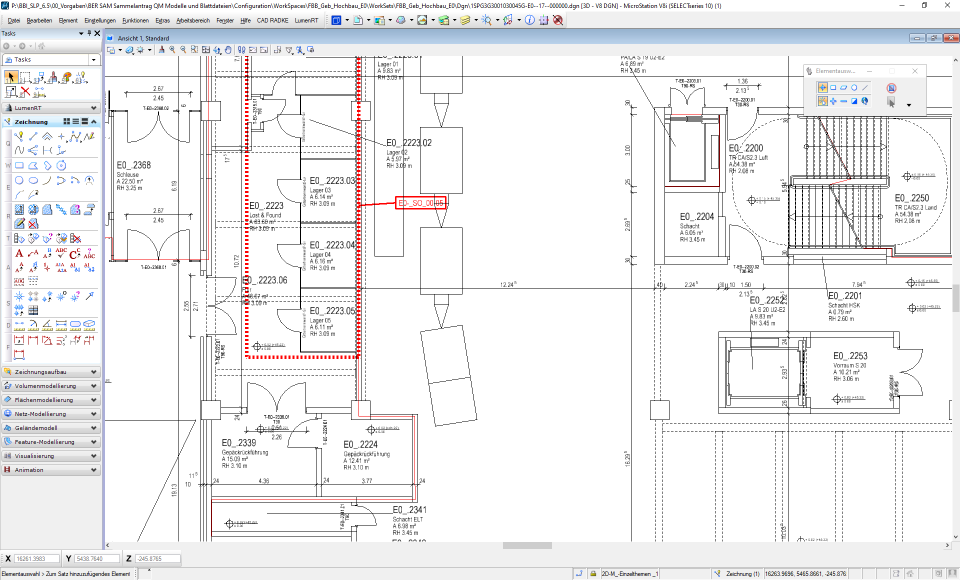
#> input picture before_images/Before1.PNG, 1920 x 1160 px (shown at 1/2 size)
$ python -i whitespace_detector.py   (imports and definitions only)
#> lines starting #> are read from the running program, lines starting #| are printed output that depends on the picture; after the words box and inside, x2 and y2 are one past the last pixel; in counts of white or black regions, pixels touching at a corner belong together
#> further down, picture is the input picture: shape (1160, 1920, 3); mean B, G, R 240.1, 239.1, 239.4
# whitespace_detector.py
import cv2
import numpy as np
import os
import random

class WhiteSpaceDetector:
    def __init__(self, debug_mode=True):
        # White space detection parameters
        self.WHITE_LOWER = np.array([200, 200, 200])  # Lower bound for white in BGR
        self.WHITE_UPPER = np.array([255, 255, 255])  # Upper bound for white in BGR

        # Size constraints
        self.MIN_SPACE_WIDTH = 50
        self.MIN_SPACE_HEIGHT = 30
        self.SAFETY_MARGIN = 10  # Safety margin around white spaces

        # Debug settings
        self.debug_mode = debug_mode
        self.debug_count = 0

        # Create debug directory
        os.makedirs("debug_images", exist_ok=True)

    def detect_white_spaces(self, image):
        """Detect white spaces in the image"""
        # Create mask for white pixels
        white_mask = cv2.inRange(image, self.WHITE_LOWER, self.WHITE_UPPER)
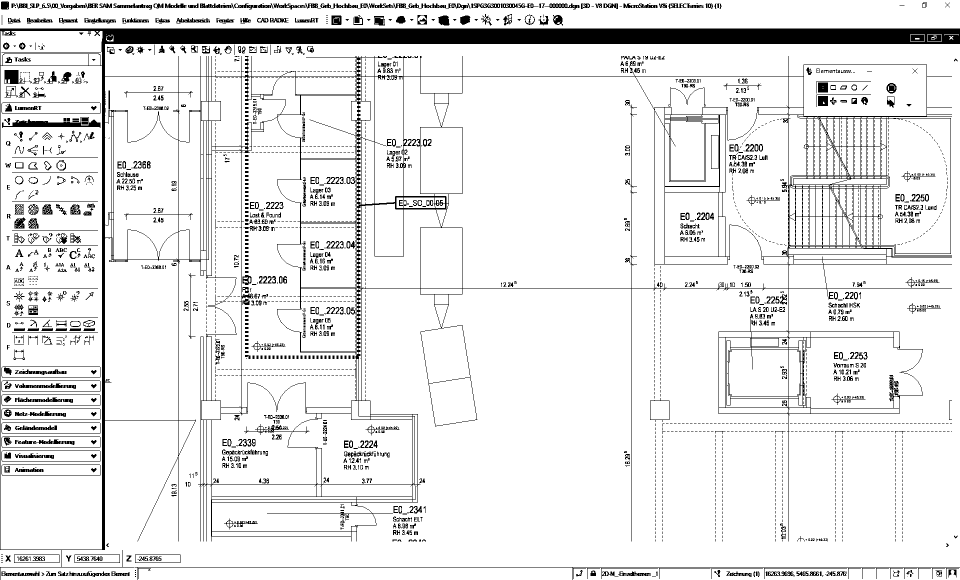
#> white_mask: shape (1160, 1920) (shown at 1/2 size); 91% white; 2899 black regions (1877 under 20 px), largest, box (x1, y1, x2, y2) and area: (0, 57, 1920, 1160) 113287, (4, 234, 201, 256) 1864, (270, 1134, 1920, 1160) 1700

        # Apply morphological operations to clean up the mask
        kernel = np.ones((5, 5), np.uint8)
        white_mask = cv2.morphologyEx(white_mask, cv2.MORPH_OPEN, kernel)
#> white_mask: shape (1160, 1920); 87% white; 295 black regions (90 under 20 px), largest, box (x1, y1, x2, y2) and area: (0, 57, 1920, 1160) 207624, (121, 7, 1407, 19) 9446, (24, 435, 196, 518) 3608
        white_mask = cv2.morphologyEx(white_mask, cv2.MORPH_CLOSE, kernel)
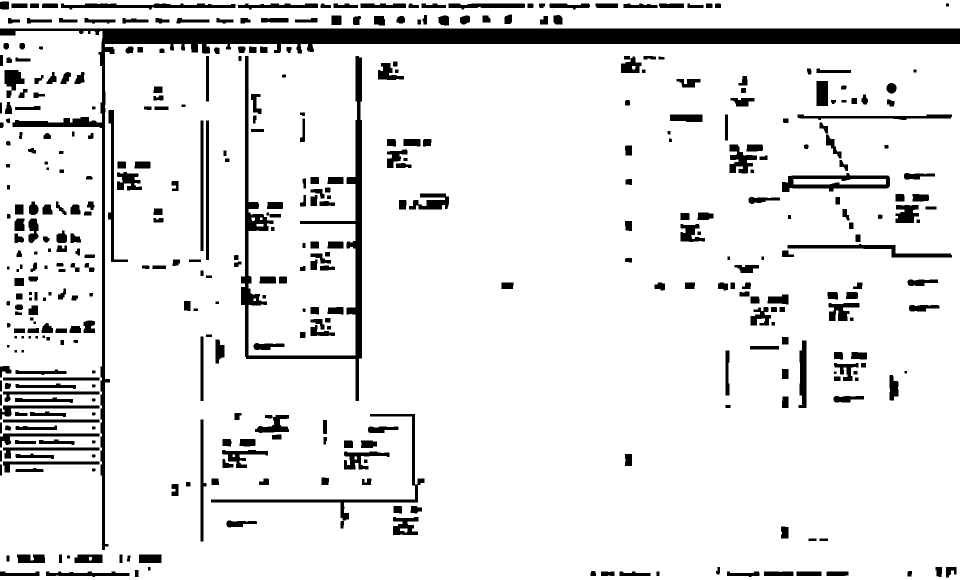
#> white_mask: shape (1160, 1920) (shown at 1/2 size); 90% white; 423 black regions

        if self.debug_mode:
            cv2.imwrite(f"debug_images/white_mask_{self.debug_count}.jpg", white_mask)

        # Find contours in the mask
        contours, _ = cv2.findContours(white_mask, cv2.RETR_EXTERNAL, cv2.CHAIN_APPROX_SIMPLE)
#> contours = 2 contours; box (x1, y1, x2, y2) and area: (0, 62, 1920, 1160) 2042864, (0, 0, 1920, 57) 107167

        # Filter contours to get only large enough white spaces
        white_spaces = []
        for contour in contours:
            # Get bounding rectangle
            x, y, w, h = cv2.boundingRect(contour)

            # Filter by size
            if w > self.MIN_SPACE_WIDTH and h > self.MIN_SPACE_HEIGHT:
                # Calculate the percentage of white pixels in the bounding box
                roi = white_mask[y:y+h, x:x+w]
                white_pixel_percentage = cv2.countNonZero(roi) / (w * h)

                # Only consider it a white space if it has enough white pixels
                if white_pixel_percentage > 0.8:  # 80% or more white pixels
                    white_spaces.append((x, y, w, h))
#> this loop made 2 passes
#> (x, y, w, h, white_pixel_percentage) on passes 1 to 2: (0, 62, 1920, 1098, 0.907), (0, 0, 1920, 57, 0.846)
#> pass 1, in detect_white_spaces, `roi = white_mask[y:y+h, x:x+w]`:
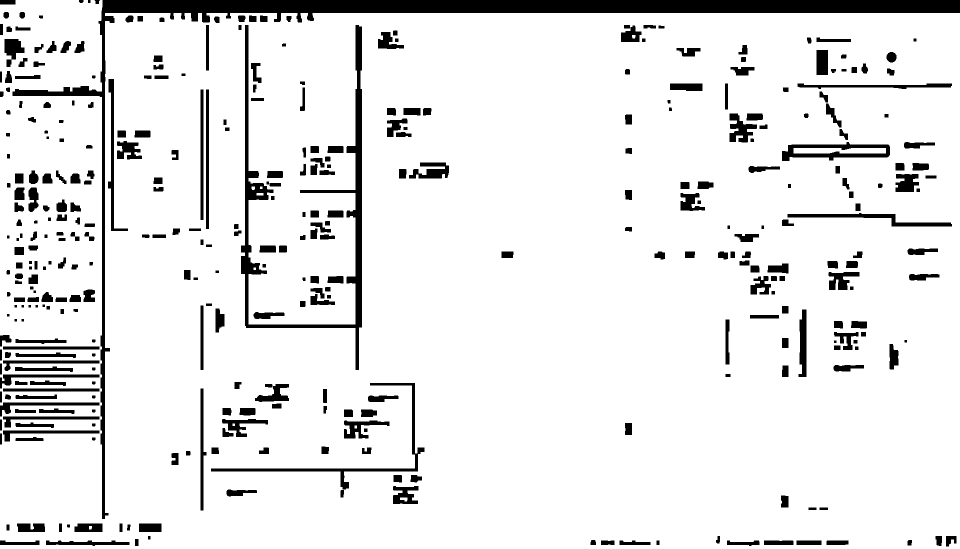
#> roi: shape (1098, 1920) (shown at 1/2 size); 90.7% white; 382 black regions, largest, box (x1, y1, x2, y2) and area: (25, 0, 1920, 1038) 55357, (482, 50, 724, 740) 17933, (422, 766, 849, 979) 4466
#> after the loop, white_spaces = [(0, 62, 1920, 1098), (0, 0, 1920, 57)]

        # If not enough white spaces found, try using Canny edge detection
        if len(white_spaces) < 3:
            # Create a grayscale version
            gray = cv2.cvtColor(image, cv2.COLOR_BGR2GRAY)

            # Apply Gaussian blur
            blurred = cv2.GaussianBlur(gray, (5, 5), 0)

            # Detect edges
            edges = cv2.Canny(blurred, 50, 150)
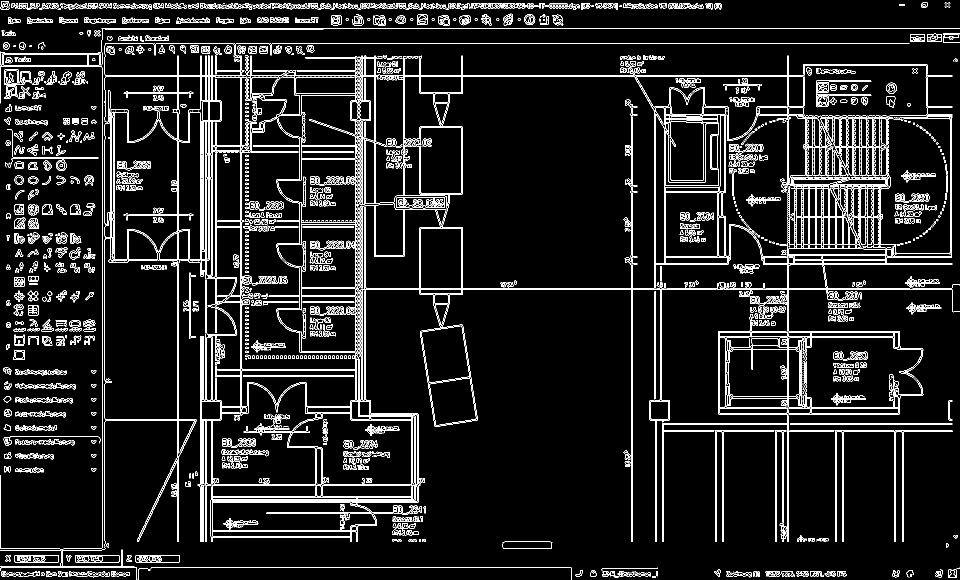
#> edges: shape (1160, 1920) (shown at 1/2 size); 7.9% white in thin lines or dots

            # Invert edges to get potential spaces
            inverted_edges = cv2.bitwise_not(edges)
#> inverted_edges: shape (1160, 1920); 92.1% white; black in thin lines or dots

            if self.debug_mode:
                cv2.imwrite(f"debug_images/edges_{self.debug_count}.jpg", edges)
                cv2.imwrite(f"debug_images/inverted_edges_{self.debug_count}.jpg", inverted_edges)

            # Apply distance transform to find centers of empty spaces
            dist_transform = cv2.distanceTransform(inverted_edges, cv2.DIST_L2, 5)
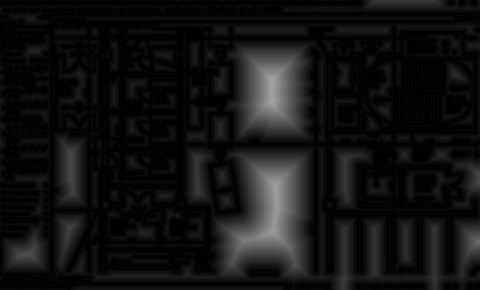
#> dist_transform: shape (1160, 1920) float32 (shown at 1/4 size); min 0, max 166, mean 18.2

            # Threshold the distance transform to get potential white spaces
            _, dist_thresh = cv2.threshold(dist_transform, 30, 255, cv2.THRESH_BINARY)
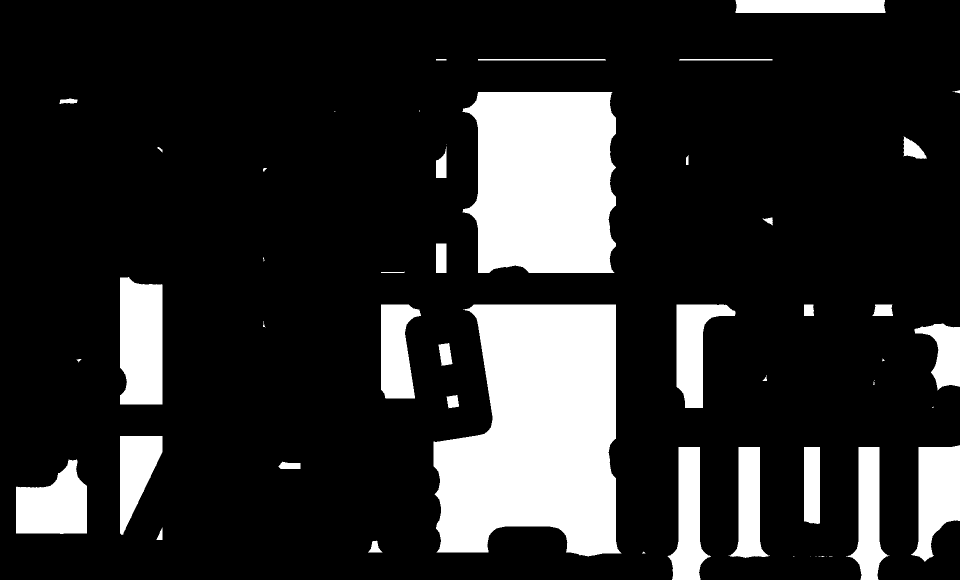
#> dist_thresh: shape (1160, 1920) float32 (shown at 1/2 size); 17.4% white; 53 white regions (16 under 20 px), largest, box (x1, y1, x2, y2) and area: (867, 609, 1243, 1113) 144044, (925, 184, 1232, 546) 97542, (240, 554, 325, 809) 20269
            dist_thresh = dist_thresh.astype(np.uint8)
#> dist_thresh: shape (1160, 1920); 17.4% white; 53 white regions (16 under 20 px)

            # Find contours in the thresholded distance transform
            dist_contours, _ = cv2.findContours(dist_thresh, cv2.RETR_EXTERNAL, cv2.CHAIN_APPROX_SIMPLE)
#> dist_contours = 53 contours, 17 with area under 20; largest, box (x1, y1, x2, y2) and area: (867, 609, 1243, 1113) 143132, (925, 184, 1232, 546) 96886, (240, 554, 325, 809) 19937, (32, 919, 174, 1068) 14976, (1822, 890, 1920, 1124) 14692

            # Filter by size
            for contour in dist_contours:
                x, y, w, h = cv2.boundingRect(contour)
                if w > self.MIN_SPACE_WIDTH and h > self.MIN_SPACE_HEIGHT:
                    # Check if this is a duplicate of an existing white space
                    is_duplicate = False
                    for ws in white_spaces:
                        ws_x, ws_y, ws_w, ws_h = ws
                        # Check for significant overlap
                        if (abs(x - ws_x) < ws_w//2 and abs(y - ws_y) < ws_h//2):
                            is_duplicate = True
                            break

                    if not is_duplicate:
                        white_spaces.append((x, y, w, h))
#> this loop made 53 passes
#> (x, y, w, h) on passes 2, 3, 6, 9, 10, 11, 12, 13: (1653, 1112, 1, 1), (1643, 1112, 6, 2), (1620, 1112, 1, 1), (736, 1081, 29, 24), (313, 1055, 12, 25), (557, 923, 44, 15), (32, 919, 142, 149), (1692, 894, 87, 266)
#> after the loop, white_spaces = [(0, 62, 1920, 1098), (0, 0, 1920, 57), (32, 919, 142, 149), (1692, 894, 87, 266), (1457, 894, 83, 222), (1335, 894, 87, 266), (1822, 890, 98, 234), (240, 872, 85, 198), (1829, 647, 91, 134), (1353, 609, 118, 207)]

        # If still not enough white spaces found, create some default ones
        if len(white_spaces) < 3:
            # Get screen dimensions
            height, width = image.shape[:2]

            # Create white spaces in various regions
            default_spaces = [
                (width - 400, 100, 300, 200),  # Top right
                (width - 400, height - 300, 300, 200),  # Bottom right
                (100, height - 300, 300, 200),  # Bottom left
                (width//2 - 150, 100, 300, 200),  # Top center
                (width//2 - 150, height - 300, 300, 200),  # Bottom center
            ]

            for space in default_spaces:
                if space not in white_spaces:
                    white_spaces.append(space)

        # Create debug visualization
        if self.debug_mode:
            debug_image = image.copy()
            for i, space in enumerate(white_spaces):
                x, y, w, h = space
                cv2.rectangle(debug_image, (x, y), (x+w, y+h), (255, 0, 0), 2)
                cv2.putText(debug_image, f"Space {i}", (x, y-5),
                           cv2.FONT_HERSHEY_SIMPLEX, 0.5, (255, 0, 0), 1)
#> this loop made 10 passes
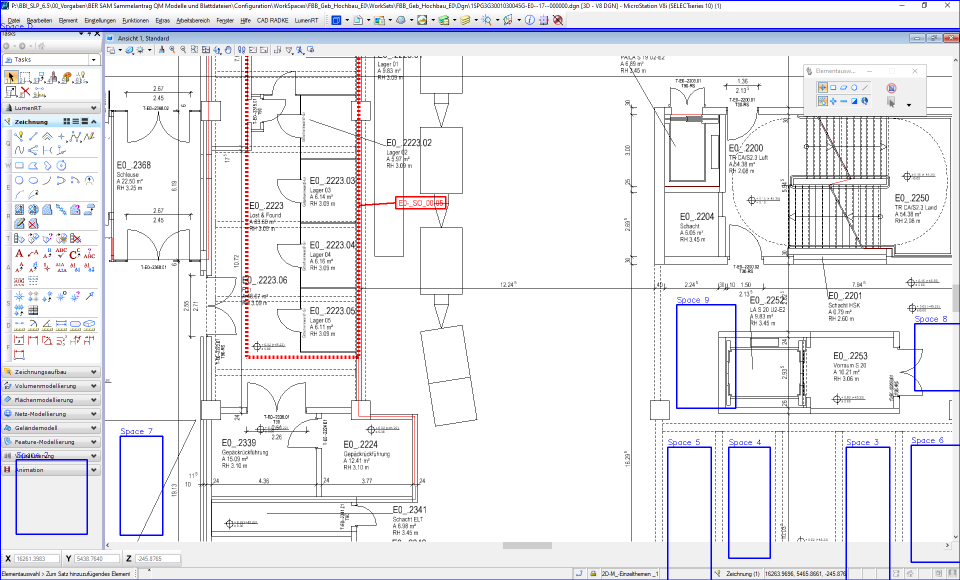
#> debug_image: shape (1160, 1920, 3) (shown at 1/2 size); 1.57% of pixels changed, all inside (x1, y1, x2, y2) = (0, 0, 1920, 1160)

            cv2.imwrite(f"debug_images/white_spaces_{self.debug_count}.jpg", debug_image)

            print(f"Detected {len(white_spaces)} white spaces")
#| Detected 10 white spaces

        self.debug_count += 1
        return white_spaces

    # [101 lines left out: functions find_suitable_position, _boxes_overlap, not called in this run]

# Test the detector directly
# [43 lines not run here, left out]

>>> import cv2
>>> picture = cv2.imread('before_images/Before1.PNG')
>>> result = WhiteSpaceDetector().detect_white_spaces(picture)
#> result has the same summary as white_spaces in detect_white_spaces

$ run again, on before_images/Before3.PNG
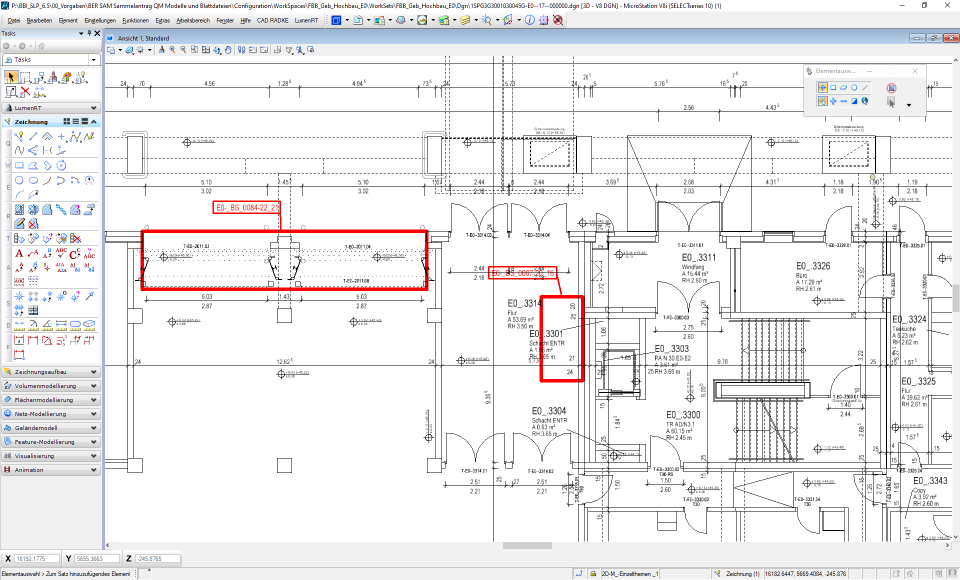
#> input picture before_images/Before3.PNG, 1920 x 1160 px (shown at 1/2 size)
#> picture is the input picture: shape (1160, 1920, 3); mean B, G, R 238.4, 237.4, 238.5
#> in detect_white_spaces, `white_mask = cv2.morphologyEx(white_mask, cv2.MORPH_CLOSE, kernel)`:
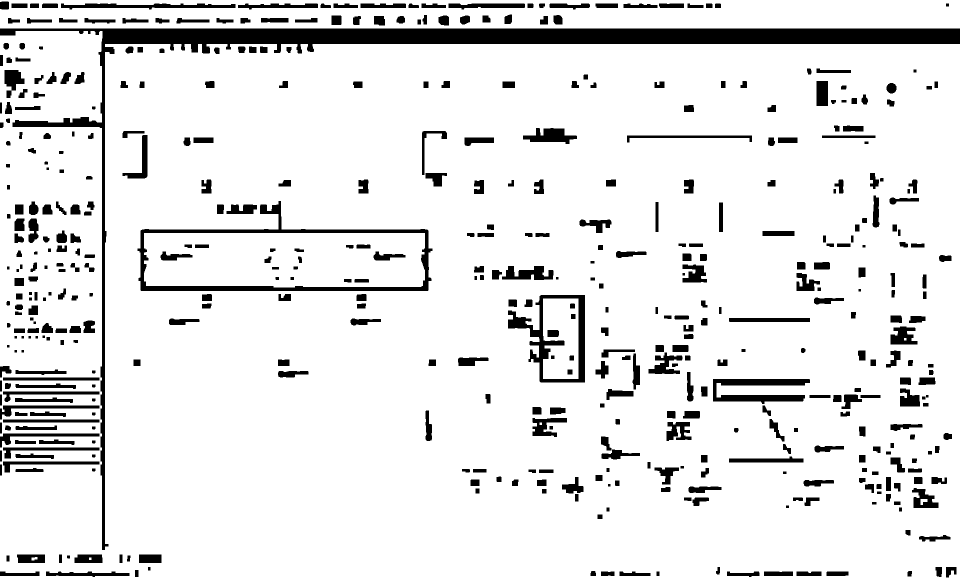
#> white_mask: shape (1160, 1920) (shown at 1/2 size); 89.8% white; 488 black regions
#> contours = 2 contours; box (x1, y1, x2, y2) and area: (0, 62, 1920, 1160) 2042920, (0, 0, 1920, 57) 107167
#> the loop in detect_white_spaces, `for contour in contours:` made 2 passes
#> (x, y, w, h, white_pixel_percentage) on passes 1 to 2: (0, 62, 1920, 1098, 0.905), (0, 0, 1920, 57, 0.846)
#> after the loop in detect_white_spaces, `for contour in contours:`: white_spaces = [(0, 62, 1920, 1098), (0, 0, 1920, 57)]
#> edges: shape (1160, 1920); 8.4% white in thin lines or dots
#> inverted_edges: shape (1160, 1920); 91.6% white; black in thin lines or dots
#> dist_contours = 45 contours, 13 with area under 20; largest, box (x1, y1, x2, y2) and area: (240, 763, 965, 1105) 193538, (299, 633, 840, 700) 19510, (32, 919, 174, 1068) 14976, (1471, 0, 1771, 26) 7410, (1237, 1054, 1427, 1160) 7256
#> the loop in detect_white_spaces, `for contour in dist_contours:` made 45 passes
#> (x, y, w, h) on passes 1, 2, 3, 4, 6, 7, 9, 10: (1696, 1113, 1, 1), (1839, 1112, 26, 12), (1837, 1112, 1, 1), (1835, 1112, 1, 1), (1679, 1112, 1, 1), (1830, 1111, 1, 1), (1454, 1111, 13, 3), (1825, 1110, 1, 1)
#> after the loop in detect_white_spaces, `for contour in dist_contours:`: white_spaces = [(0, 62, 1920, 1098), (0, 0, 1920, 57), (1698, 1109, 74, 51), (1482, 1054, 195, 62), (1237, 1054, 190, 106), (1019, 1003, 106, 60), (32, 919, 142, 149), (240, 763, 725, 342), (1638, 668, 61, 32), (1513, 516, 52, 77)]
#> the loop in detect_white_spaces, `for i, space in enumerate(white_spaces):` made 10 passes
#> after the loop in detect_white_spaces, `for i, space in enumerate(white_spaces):`:
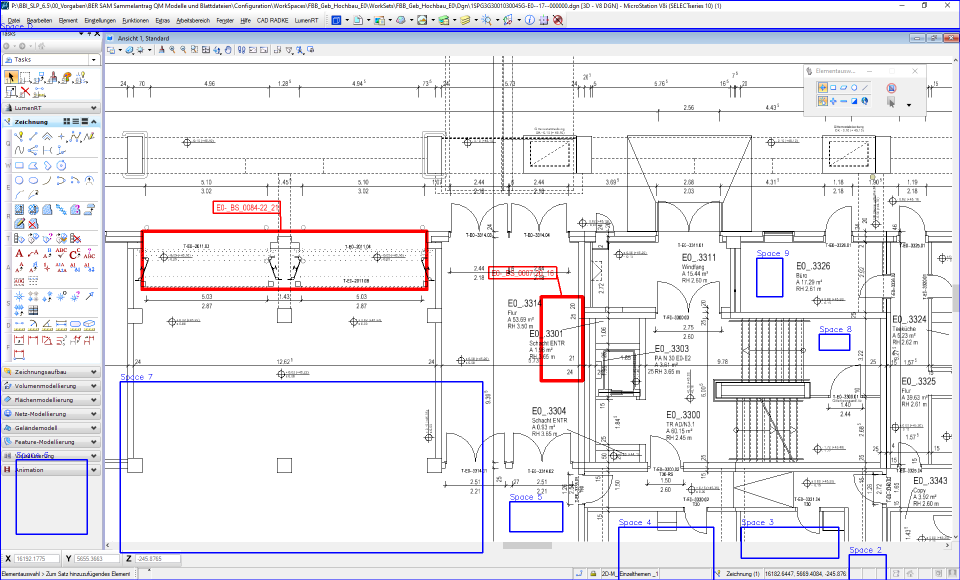
#> debug_image: shape (1160, 1920, 3) (shown at 1/2 size); 1.6% of pixels changed, all inside (x1, y1, x2, y2) = (0, 0, 1920, 1160)
#| Detected 10 white spaces
#> result has the same summary as white_spaces in detect_white_spaces
